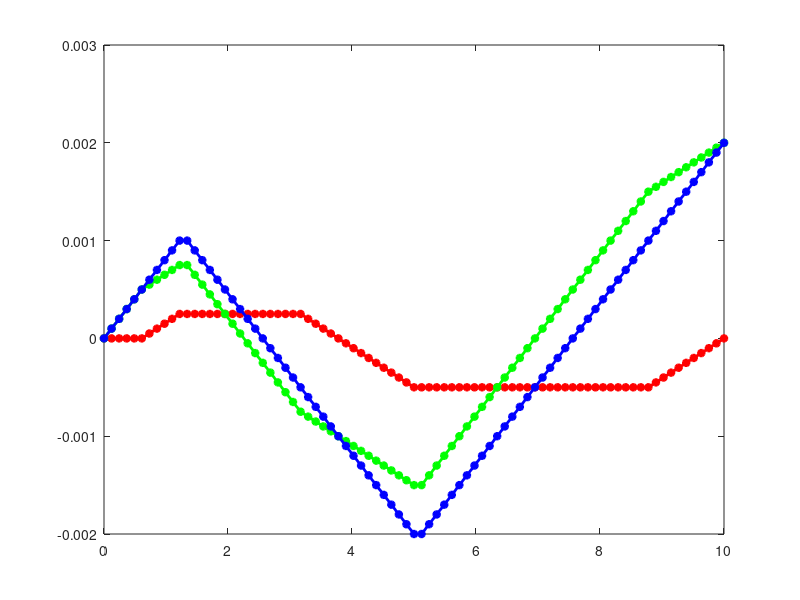
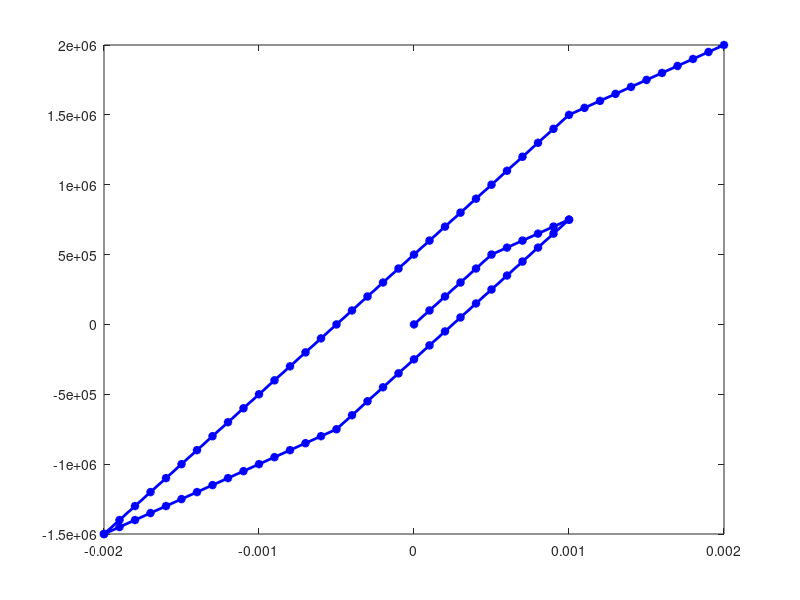

Source code (MATLAB) for these figures, in order:
% Plasticity for 1D model
% supositions:
% * plasticity with hardening f = |s| - (s_y + K*a)

E = 1.0e9;
K = 1.0e9;
d_eps = 0.0001;

eps_f = 0.001;
eps_arr   = [[0: d_eps : eps_f],[eps_f : -d_eps : -2*eps_f], [-2*eps_f : d_eps : 2*eps_f]];
eps_p_arr = zeros(size(eps));
eps_e_arr = zeros(size(eps));
sig_arr   = zeros(size(eps));
time = linspace(0, 10, size(eps_arr,2));

sig_y = 5.0e5;
sig_1 = 0;
eps_p_1 = 0;
sig_arr(1) = sig_1;
eps_p_arr(1) = eps_p_1;
eps_e_arr(1) = eps_arr(1) - eps_p_1;
a = 0;

for t = 2 : size(eps_arr,2)

  d_eps = eps_arr(t) - eps_arr(t-1);
  sig_trial   = sig_1 + E*d_eps;
  eps_p_trial = eps_p_1;
  f_trial = abs(sig_trial) - (sig_y + K*a);

  if (f_trial < 0)
    % elastic state
    sig_2   = sig_trial;
    eps_p_2 = eps_p_trial;
  else
    % return mapping
    d_gamma = f_trial/(E + K);
    sig_2   = sig_trial   - d_gamma*E*sign(sig_trial);
    eps_p_2 = eps_p_trial + d_gamma*sign(sig_trial);
    a += d_gamma;
  end
  sig_1   = sig_2;
  eps_p_1 = eps_p_2;

  sig_arr(t) = sig_2;
  eps_p_arr(t) = eps_p_2;
  eps_e_arr(t) = eps_arr(t) - eps_p_2;
  
end

figure();
plot(time, eps_p_arr, '*-r', "linewidth", 2,...
     time, eps_e_arr, '*-g', "linewidth", 2,...
     time, eps_arr  , '*-b', "linewidth", 2); print -djpg eps.jpg 

figure();
plot(eps_arr, sig_arr,'*-b',"linewidth",2); print -djpg sig.jpg 


data = [time',eps_arr',eps_e_arr',eps_p_arr',sig_arr'];
save output.dat -ascii data
